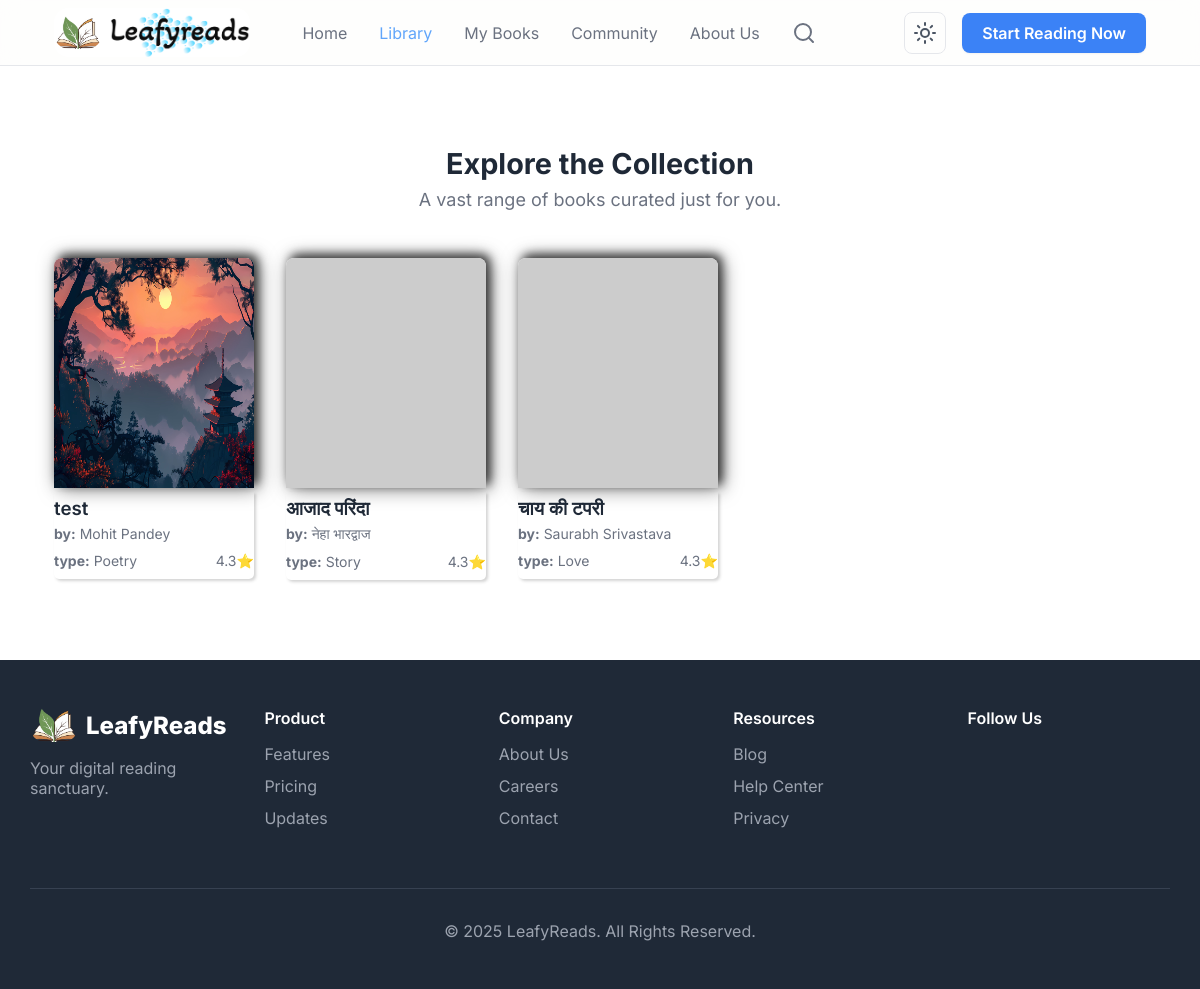
/book/library/, run on an earlier commit of the app's database.
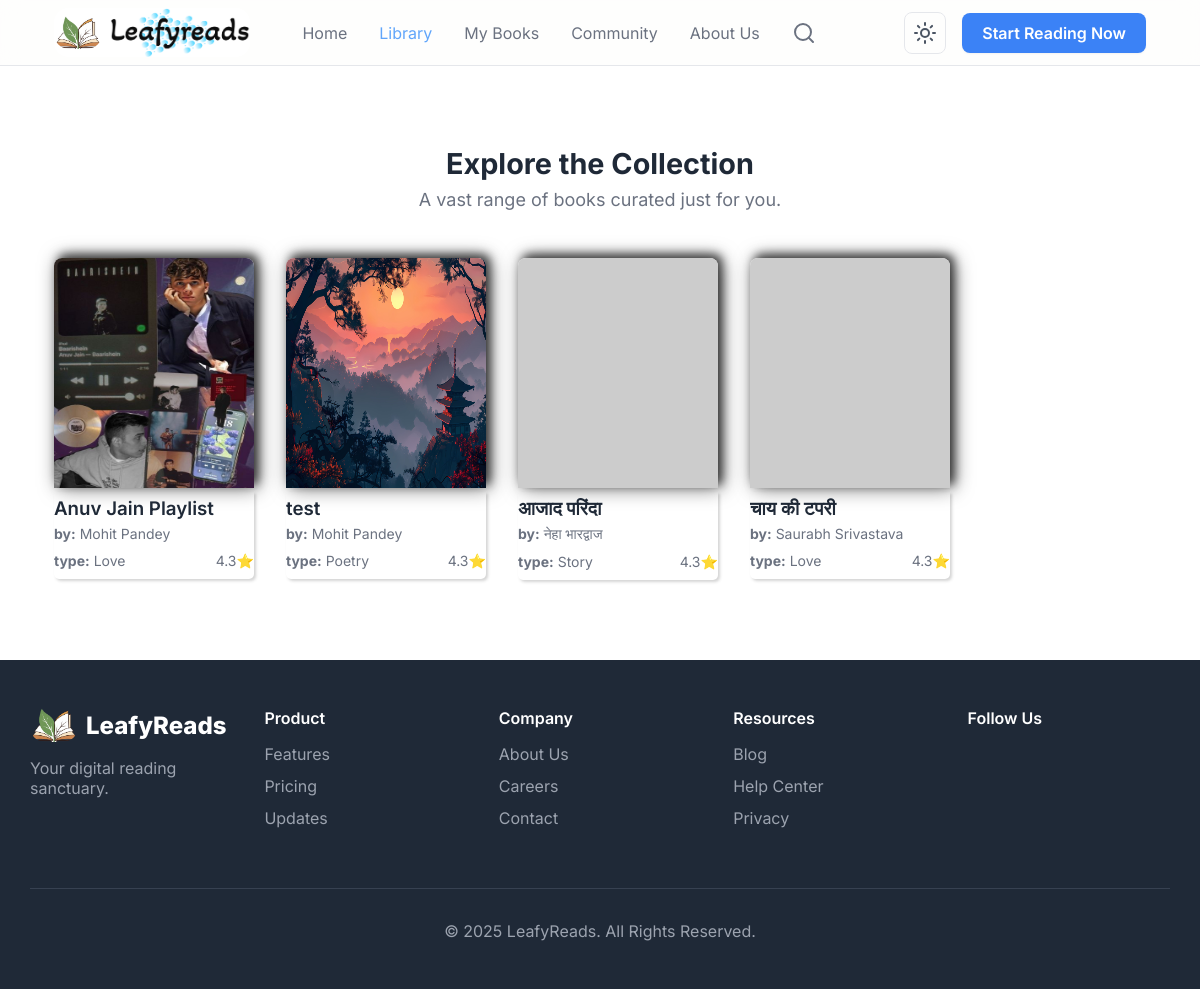
And on a later commit of the database.
### books/models.py (models this page shows, shortened)
class Book(models.Model):
    title = models.CharField(max_length=200, unique=True)
    slug = models.SlugField(unique=True)
    author = models.CharField(max_length=100)
    genre = models.ForeignKey(Genre, on_delete=models.SET_NULL, null=True, related_name='books')
    price = models.DecimalField(max_digits=8, decimal_places=2, blank=True, null=True)
    isbn = models.CharField(max_length=20, blank=True, null=True)
    cover_front = models.ImageField(upload_to=book_media_upload_path)
    pdf_file = models.FileField(upload_to=book_media_upload_path, blank=True, null=True)
    is_published = models.BooleanField(default=True)
    uploaded_at = models.DateTimeField(auto_now_add=True)
    updated_at = models.DateTimeField(auto_now=True)
    audio_file = models.FileField(upload_to='sounds/', null=True, blank=True)
    class Meta:
        ordering = ['-uploaded_at']
        indexes = [
            models.Index(fields=['slug']),           # Existing index
            models.Index(fields=['title']),          # Existing index
            models.Index(fields=['genre']),          # Added index for genre filtering
            models.Index(fields=['-uploaded_at']),   # Added index for ordering by uploaded_at
            GinIndex(fields=['title', 'author']),    # Added for PostgreSQL full-text search
        ]

class Genre(models.Model):
    category = models.ForeignKey(Category, on_delete=models.SET_NULL, null=True, related_name='genres')
    name = models.CharField(max_length=100)
    slug = models.SlugField(unique=True)
    lucidicon = models.CharField(max_length=100, blank=True, null=True)
    class Meta:
        ordering = ['name']
        unique_together = ('category', 'name')
        indexes = [
            models.Index(fields=['category', 'slug']),  # Added index for category+slug lookups
        ]
    def __str__(self):
        return self.name

### books/views.py (the view)
# urls.py: path('library/', views.library, name='library'),
def library(request):
    books_list = Book.objects.select_related('genre').only('id','title','genre_id','uploaded_at','slug').order_by('-uploaded_at')
    paginator = Paginator(books_list, 30)
    page_number = request.GET.get('page')
    books = paginator.get_page(page_number)
    return render(request, 'library.html', {
        'books': books,
        'title': "The Books Library"
    })

### books/templates/library.html (shortened to what this page needs)
{% extends 'base.html' %}
{% load static %}
{% block css %}
  <link rel="stylesheet" href="{% static 'css/library.css' %}" />
{% endblock %}
{% block body %}
  <section class="bg-white">
    <div class="container">
        {% if search and not books%}
        <div class="fallback-modern">
          <div class="fallback-card">
            <img class="fallback-icon" src="https://cdn-icons-png.flaticon.com/512/4076/4076549.png" loading="lazy" alt="No books" />
            <h2>Oops! No books here yet...</h2>
            <p>Hmm... Looks like we couldn’t find anything for <strong>"{{ search }}"</strong> search results:(</p>
            <a href="{% url 'library' %}" class="fallback-link">Explore Library</a>
          </div>
        </div>
      {% else %}
        <div class="section-header">
          {% if search %}
          <h2 style="font-size: 1.8rem;">Search results for <u>{{search}}</u> book</h2>
          {% else %}
          <h2 style="font-size: 1.8rem;">Explore the Collection {{category}}</h2>
          {% endif %}
          <p>A vast range of books curated just for you.</p>
        </div>
        <div class="books-grid">
          {% for book in books %}
            <div class="book-item">
              <a href="{% url 'book' book.slug %}">
                <img src="{{ book.cover_front.url }}" alt="Book Cover 1" loading="lazy" onerror="this.onerror=null;this.src='https://placehold.co/400x600/cccccc/ffffff?text=Image+Failed';" />
                <div style="box-shadow: 2px 2px 3px #3a3a3a38;border-radius: 0px 0px 5px 5px;">
                  <h3 class="truncate">{{ book.title }}</h3>
                  <p class="truncate">
                    <span style="font-weight: 700;">by:</span> {{ book.author }}
                  </p>
                  <div style="padding: 5px 0px; display: flex;justify-content: space-between;align-items: center;">
                    <p class="truncate">
                      <span style="font-weight: 700;">type:</span> {{ book.genre }}
                    </p>
                    <p>4.3⭐</p>
                  </div>
                </div>
              </a>
            </div>
          {% endfor %}
        </div>
        {% endif %}
      </div>
  </section>
{% endblock %}

### home/templates/base.html (shortened to what this page needs)
<!DOCTYPE html>
<html lang="en">
  {% load static %}
  <head>
    <link rel="stylesheet" href="{% static 'css/home.css' %}" />
    <link rel="stylesheet" href="{% static 'css/searchnav.css' %}" />
    <link rel="stylesheet" href="{% static 'css/login.css' %}" />
    {% block css %}
    {% endblock %}
  </head>
  <body>
    {% include 'loader.html' %}
    <header class="header">
      <div class="container">
        <div class="header-content">
          <a href="/" class="logo" style="background-color: white;border-radius: 15px;">
            <img style="width: 48px;border-radius: 15px;" src="{% static 'images/logo.png' %}" alt="">
            <img style="width: 140px;border-radius: 15px;" src="{% static 'images/leafyreads.png' %}" alt="">
          </a>
          <nav class="desktop-nav">
            <a href="/" class="{% if request.path == '/' %}active{% endif %}">Home</a>
            <a href="{% url 'library' %}" class="{% if request.path == '/book/library/' %}active{% endif %}">Library</a>
            <a href="{% url 'myBooks' %}" class="{% if request.path == '/book/my-books/' %}active{% endif %}">My Books</a>
            <a href="#" class="{% if request.path == '/community/' %}active{% endif %}">Community</a>
            <a href="#" class="{% if request.path == '/about/' %}active{% endif %}">About Us</a>
            <form id="navSearch" class="nav-search-wrapper" action="{% url 'searchbooks' %}" method="get">
                <div id="navSearchBtn" class="nav-search-button" aria-label="Search"><i data-lucide="search"></i></div>
            </form>
          </nav>
          <div class="header-actions">
            <button id="theme-toggle" aria-label="darklight" class="theme-toggle-btn"></button>
            {% if user.is_authenticated %}
            <div class="btn primary-btn">Welcome {{ user.first_name }} 👋</div>
            <a href="{% url 'logout' %}">Logout</a>
            {% else %}
            <div id="startlogin" class="btn primary-btn">Start Reading Now</div>
            {%endif%}
          </div>
        </div>
      </div>
    </header>
    {% block body %}
    {% endblock %}
    <footer class="footer">
      <div class="container footer-content">
        <div class="footer-grid">
          <div class="footer-about">
            <div class="logo" style="margin-bottom: 1rem;">
              <img style="width: 48px;border-radius: 15px;" src="{% static 'images/logo1.png' %}" alt="">
              <span style="color: white">LeafyReads</span>
            </div>
            <p style="color: #9CA3AF;">Your digital reading sanctuary.</p>
          </div>
          <div>
            <h4>Product</h4>
            <ul>
              <li>
                <a href="#">Features</a>
              </li>
              <li>
                <a href="#">Pricing</a>
              </li>
              <li>
                <a href="#">Updates</a>
              </li>
            </ul>
          </div>
          <div>
            <h4>Company</h4>
            <ul>
              <li>
                <a href="#">About Us</a>
              </li>
              <li>
                <a href="#">Careers</a>
              </li>
              <li>
                <a href="#">Contact</a>
              </li>
            </ul>
          </div>
          <div>
            <h4>Resources</h4>
            <ul>
              <li>
                <a href="#">Blog</a>
              </li>
              <li>
                <a href="#">Help Center</a>
              </li>
              <li>
                <a href="#">Privacy</a>
              </li>
            </ul>
          </div>
          <div>
            <h4>Follow Us</h4>
          </div>
        </div>
        <div class="footer-copyright">&copy; 2025 LeafyReads. All Rights Reserved.</div>
      </div>
    </footer>
  </body>
</html>

### home/templates/loader.html (shortened to what this page needs)
{% load static %}
</head>
<body>
</body>
</html>

### home/templates/login.html (shortened to what this page needs)
{% load static %}
{% load socialaccount %}

### static/css/searchnav.css (style rules this page uses)
.nav-search-wrapper { position: relative; display: flex; align-items: center; justify-content: center; gap: 10px; transition: width 0.4s ease; overflow: hidden; width: 60px; }
.nav-search-button { background: none; border: none; cursor: pointer; color: #6b7280; display: flex; align-items: center; padding: 0; }
::placeholder { color: #aaa; }

### home/templates/base.html (style rules this page uses)
.desktop-nav a.active { color: #60a5fa !important; }

What changed in the data, as far as the page shows it:
added Book: cover_front (picture), title "Anuv Jain Playlist", author "Mohit Pandey", genre "Love"
